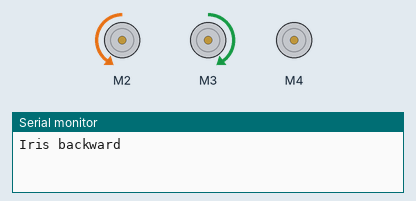
The sketch below on a simulated Arduino Uno, built with avr-gcc and run on an emulated ATmega328P. Shown: 3 × DC motor (green arrow = forward, orange = backward, longer = faster), the last lines printed to the serial monitor.

Above: at 1.0 s.
At 6.62 s:
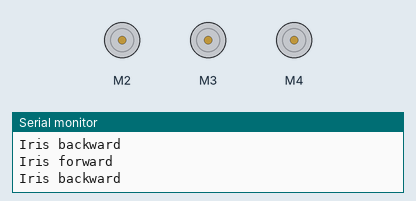
At 13.0 s:
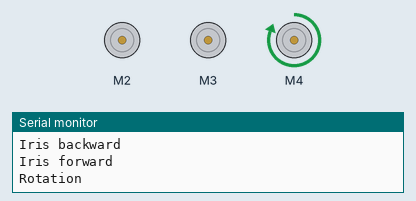
At 20.5 s:
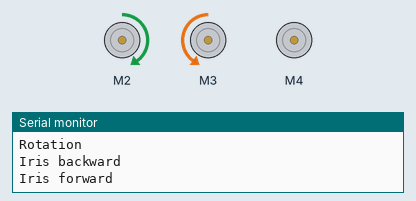
Timing chart, 0 to 22.4 s (numbered marks = the images above):
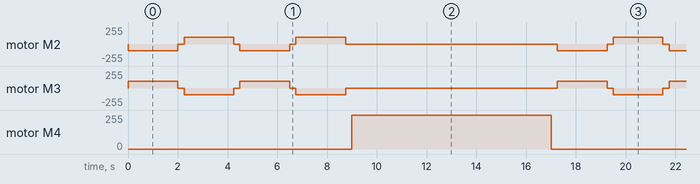

The sketch:

sketch_sep24a.ino
```cpp
// Test sequence (loop): iris motors back and forth IRIS_CYCLES times, then rotation motor.
// The iris motors run in opposite directions ("forward" = A FORWARD, B BACKWARD).
#include <Wire.h>
#include <Adafruit_MotorShield.h>

// Port mapping (same as iris_gripper). M1 is blocked: never connect a motor to it.
const uint8_t PORT_BLOCKED = 1;
const uint8_t PORT_IRIS_A = 2;
const uint8_t PORT_IRIS_B = 3;
const uint8_t PORT_ROT = 4;
static_assert(PORT_IRIS_A != PORT_BLOCKED && PORT_IRIS_B != PORT_BLOCKED && PORT_ROT != PORT_BLOCKED,
              "Motor port M1 is blocked, do not use it");

// Speeds (0-255) and timings
const uint8_t SPEED_IRIS = 100;
const uint8_t SPEED_ROT = 255;
const unsigned long IRIS_MS = 2000;    // iris run time per direction
const unsigned long ROT_MS = 8000;
const unsigned long PAUSE_MS = 250;    // short stop between direction changes, spares the gears
const uint8_t IRIS_CYCLES = 2;         // iris back and forth this often before the rotation

Adafruit_MotorShield AFMS = Adafruit_MotorShield();
Adafruit_DCMotor *irisA;
Adafruit_DCMotor *irisB;
Adafruit_DCMotor *rot;

void stopAll() {
  irisA->run(RELEASE);
  irisB->run(RELEASE);
  rot->run(RELEASE);
  delay(PAUSE_MS);
}

void runIris(bool forward) {
  irisA->run(forward ? FORWARD : BACKWARD);
  irisB->run(forward ? BACKWARD : FORWARD);
  delay(IRIS_MS);
  stopAll();
}

void runRot() {
  rot->run(FORWARD);
  delay(ROT_MS);
  stopAll();
}

void setup() {
  Serial.begin(9600);
  if (!AFMS.begin()) {
    Serial.println("Motor shield not found");
    while (1);
  }
  irisA = AFMS.getMotor(PORT_IRIS_A);
  irisB = AFMS.getMotor(PORT_IRIS_B);
  rot = AFMS.getMotor(PORT_ROT);
  irisA->setSpeed(SPEED_IRIS);
  irisB->setSpeed(SPEED_IRIS);
  rot->setSpeed(SPEED_ROT);
}

void loop() {
  for (uint8_t i = 0; i < IRIS_CYCLES; i++) {
    Serial.println("Iris backward");
    runIris(false);
    Serial.println("Iris forward");
    runIris(true);
  }
  Serial.println("Rotation");
  runRot();
}
```

Measured:
- by itself, motor M4: alternates forward 255/255 for 8.0 s and stopped for 9.3 s
- by itself, motor M2: repeats every 17.3 s: stopped 0.25 s, forward 100/255 2.0 s, stopped 0.25 s, backward 100/255 2.0 s, stopped 0.25 s, forward 100/255 2.0 s, stopped 8.5 s, backward 100/255 2.0 s
- by itself, motor M3: repeats every 17.3 s: stopped 0.25 s, backward 100/255 2.0 s, stopped 0.25 s, forward 100/255 2.0 s, stopped 0.25 s, backward 100/255 2.0 s, stopped 8.5 s, forward 100/255 2.0 s
